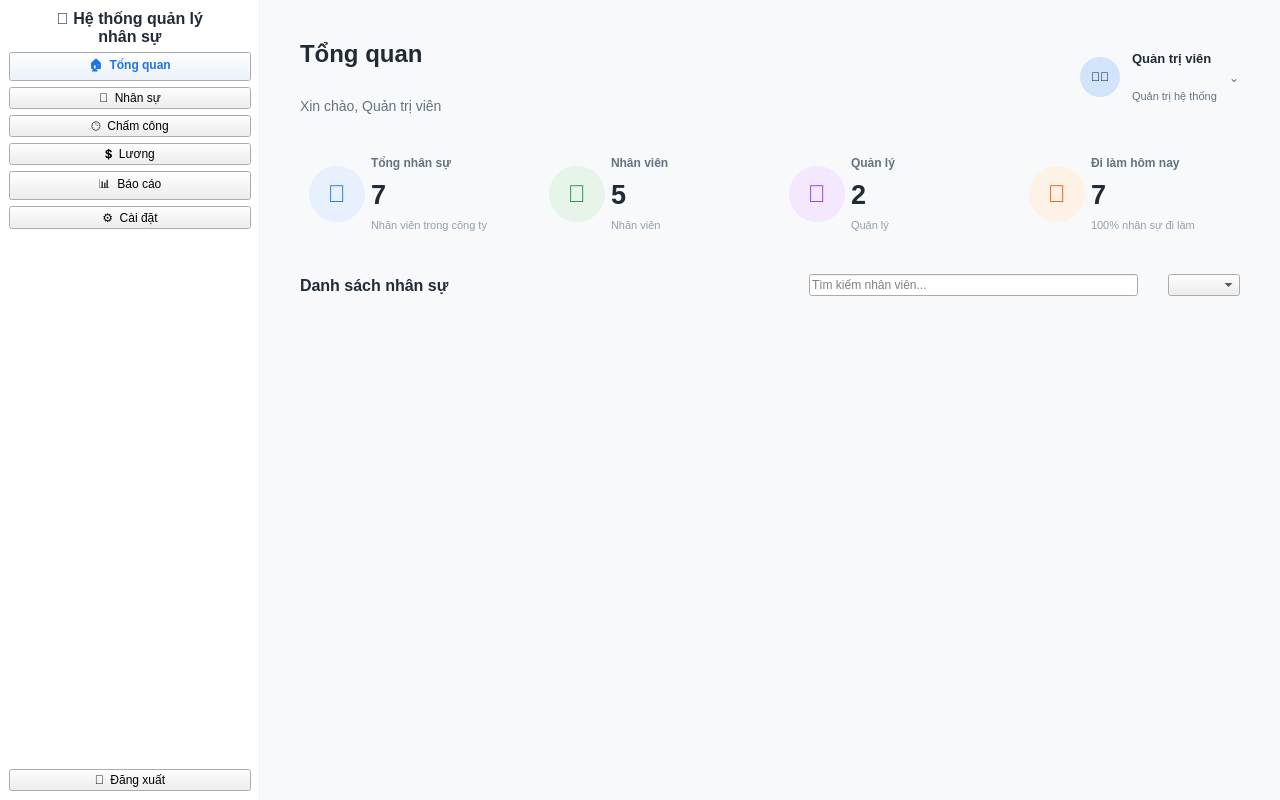
<?xml version="1.0" encoding="UTF-8"?>
<ui version="4.0">
 <class>Main_View</class>
 <widget class="QWidget" name="Main_View">
  <property name="geometry">
   <rect>
    <x>0</x>
    <y>0</y>
    <width>1280</width>
    <height>800</height>
   </rect>
  </property>
  <property name="windowTitle">
   <string>Dashboard - Quản lý nhân sự</string>
  </property>
  <property name="styleSheet">
   <string notr="true">
QWidget#Main_View {
    background-color: #f8f9fa;
}

QFrame#frmSidebar {
    background-color: #ffffff;
    border-right: 1px solid #eef0f4;
}

QPushButton.MenuButton {
    text-align: left;
    padding-left: 20px;
    font-size: 15px;
    font-weight: 500;
    color: #637381;
    border: none;
    border-radius: 8px;
    height: 45px;
    margin: 5px 15px;
}
QPushButton.MenuButton:hover {
    background-color: #f4f6f8;
    color: #212b36;
}

QPushButton#btnMenu_Overview {
    background-color: #e8f0fe;
    color: #1a73e8;
    font-weight: bold;
}

QLabel#lblPageTitle {
    font-size: 24px;
    font-weight: bold;
    color: #212b36;
}
QLabel#lblPageSubtitle {
    font-size: 14px;
    color: #637381;
}

QFrame.StatCard {
    background-color: #ffffff;
    border: 1px solid #eef0f4;
    border-radius: 12px;
}

QScrollArea#scrollAreaEmployees {
    background-color: transparent;
    border: none;
}
QWidget#scrollAreaWidgetContents {
    background-color: transparent;
}
   </string>
  </property>
  <layout class="QHBoxLayout" name="horizontalLayout_Main">
   <property name="spacing">
    <number>0</number>
   </property>
   <property name="leftMargin">
    <number>0</number>
   </property>
   <property name="topMargin">
    <number>0</number>
   </property>
   <property name="rightMargin">
    <number>0</number>
   </property>
   <property name="bottomMargin">
    <number>0</number>
   </property>
   <item>
    <widget class="QFrame" name="frmSidebar">
     <property name="minimumSize">
      <size>
       <width>260</width>
       <height>0</height>
      </size>
     </property>
     <property name="maximumSize">
      <size>
       <width>260</width>
       <height>16777215</height>
      </size>
     </property>
     <layout class="QVBoxLayout" name="verticalLayout_Sidebar">
      <item>
       <widget class="QLabel" name="lblLogo">
        <property name="font">
         <font>
          <pointsize>12</pointsize>
          <bold>true</bold>
         </font>
        </property>
        <property name="styleSheet">
         <string notr="true">color: #212b36;</string>
        </property>
        <property name="text">
         <string>🏢 Hệ thống quản lý
nhân sự</string>
        </property>
        <property name="alignment">
         <set>Qt::AlignmentFlag::AlignCenter</set>
        </property>
        <property name="margin">
         <number>20</number>
        </property>
       </widget>
      </item>
      <item>
       <widget class="QPushButton" name="btnMenu_Overview">
        <property name="text">
         <string>🏠  Tổng quan</string>
        </property>
        <property name="class" stdset="0">
         <string>MenuButton</string>
        </property>
       </widget>
      </item>
      <item>
       <widget class="QPushButton" name="btnMenu_HR">
        <property name="text">
         <string>👥  Nhân sự</string>
        </property>
        <property name="class" stdset="0">
         <string>MenuButton</string>
        </property>
       </widget>
      </item>
      <item>
       <widget class="QPushButton" name="btnMenu_Timekeep">
        <property name="text">
         <string>🕒  Chấm công</string>
        </property>
        <property name="class" stdset="0">
         <string>MenuButton</string>
        </property>
       </widget>
      </item>
      <item>
       <widget class="QPushButton" name="btnMenu_Salary">
        <property name="text">
         <string>💲  Lương</string>
        </property>
        <property name="class" stdset="0">
         <string>MenuButton</string>
        </property>
       </widget>
      </item>
      <item>
       <widget class="QPushButton" name="btnMenu_Report">
        <property name="text">
         <string>📊  Báo cáo</string>
        </property>
        <property name="class" stdset="0">
         <string>MenuButton</string>
        </property>
       </widget>
      </item>
      <item>
       <widget class="QPushButton" name="btnMenu_Settings">
        <property name="text">
         <string>⚙️  Cài đặt</string>
        </property>
        <property name="class" stdset="0">
         <string>MenuButton</string>
        </property>
       </widget>
      </item>
      <item>
       <spacer name="verticalSpacer_Sidebar">
        <property name="orientation">
         <enum>Qt::Orientation::Vertical</enum>
        </property>
        <property name="sizeHint" stdset="0">
         <size>
          <width>0</width>
          <height>0</height>
         </size>
        </property>
       </spacer>
      </item>
      <item>
       <widget class="QPushButton" name="btnLogout">
        <property name="text">
         <string>🚪  Đăng xuất</string>
        </property>
        <property name="class" stdset="0">
         <string>MenuButton</string>
        </property>
       </widget>
      </item>
     </layout>
    </widget>
   </item>
   <item>
    <widget class="QStackedWidget" name="stackedWidget">
     <widget class="QWidget" name="pageOverview">
      <layout class="QVBoxLayout" name="verticalLayout_Content">
       <property name="spacing"><number>30</number></property>
       <property name="leftMargin"><number>40</number></property>
       <property name="topMargin"><number>40</number></property>
       <property name="rightMargin"><number>40</number></property>
       <property name="bottomMargin"><number>40</number></property>
       <item>
        <layout class="QHBoxLayout" name="horizontalLayout_Header">
         <item>
          <layout class="QVBoxLayout" name="verticalLayout_Title">
           <item><widget class="QLabel" name="lblPageTitle"><property name="text"><string>Tổng quan</string></property></widget></item>
           <item><widget class="QLabel" name="lblPageSubtitle"><property name="text"><string>Xin chào, Quản trị viên</string></property></widget></item>
          </layout>
         </item>
         <item>
          <spacer name="horizontalSpacer_Header">
           <property name="orientation"><enum>Qt::Orientation::Horizontal</enum></property>
           <property name="sizeHint" stdset="0"><size><width>0</width><height>0</height></size></property>
          </spacer>
         </item>
         <item>
          <layout class="QHBoxLayout" name="horizontalLayout_UserInfo">
           <property name="spacing"><number>12</number></property>
           <item>
            <widget class="QLabel" name="lblAvatar">
             <property name="minimumSize"><size><width>40</width><height>40</height></size></property>
             <property name="maximumSize"><size><width>40</width><height>40</height></size></property>
             <property name="styleSheet"><string notr="true">background-color: #d2e3fc; border-radius: 20px;</string></property>
             <property name="text"><string>👨‍💼</string></property>
             <property name="alignment"><set>Qt::AlignmentFlag::AlignCenter</set></property>
            </widget>
           </item>
           <item>
            <layout class="QVBoxLayout" name="verticalLayout_UserDetails">
             <property name="spacing"><number>2</number></property>
             <item><widget class="QLabel" name="lblUserName"><property name="font"><font><pointsize>10</pointsize><bold>true</bold></font></property><property name="styleSheet"><string notr="true">color: #212b36;</string></property><property name="text"><string>Quản trị viên</string></property></widget></item>
             <item><widget class="QLabel" name="lblUserRole"><property name="font"><font><pointsize>8</pointsize></font></property><property name="styleSheet"><string notr="true">color: #637381;</string></property><property name="text"><string>Quản trị hệ thống</string></property></widget></item>
            </layout>
           </item>
           <item>
            <widget class="QLabel" name="lblDropdown">
             <property name="styleSheet"><string notr="true">color: #637381;</string></property>
             <property name="text"><string>⌄</string></property>
            </widget>
           </item>
          </layout>
         </item>
        </layout>
       </item>
       <item>
        <layout class="QHBoxLayout" name="horizontalLayout_Stats">
         <property name="spacing"><number>20</number></property>
         <item>
          <widget class="QFrame" name="statCard1">
           <property name="minimumSize"><size><width>0</width><height>100</height></size></property>
           <layout class="QHBoxLayout" name="hLayout_card1">
            <item>
             <widget class="QLabel" name="icon1">
              <property name="minimumSize"><size><width>56</width><height>56</height></size></property>
              <property name="maximumSize"><size><width>56</width><height>56</height></size></property>
              <property name="styleSheet"><string notr="true">background-color: #e8f0fe; color: #1a73e8; border-radius: 28px; font-size: 24px;</string></property>
              <property name="text"><string>👥</string></property>
              <property name="alignment"><set>Qt::AlignCenter</set></property>
             </widget>
            </item>
            <item>
             <layout class="QVBoxLayout" name="vLayout_card1">
              <item><widget class="QLabel" name="lblTitle1"><property name="styleSheet"><string notr="true">color: #637381; font-weight: bold; border: none;</string></property><property name="text"><string>Tổng nhân sự</string></property></widget></item>
              <item><widget class="QLabel" name="lblNum1"><property name="font"><font><pointsize>20</pointsize><bold>true</bold></font></property><property name="styleSheet"><string notr="true">color: #212b36; border: none;</string></property><property name="text"><string>7</string></property></widget></item>
              <item><widget class="QLabel" name="lblSub1"><property name="styleSheet"><string notr="true">color: #919eab; font-size: 11px; border: none;</string></property><property name="text"><string>Nhân viên trong công ty</string></property></widget></item>
             </layout>
            </item>
           </layout>
          </widget>
         </item>
         <item>
          <widget class="QFrame" name="statCard2">
           <layout class="QHBoxLayout" name="hLayout_card2">
            <item>
             <widget class="QLabel" name="icon2">
              <property name="minimumSize"><size><width>56</width><height>56</height></size></property>
              <property name="maximumSize"><size><width>56</width><height>56</height></size></property>
              <property name="styleSheet"><string notr="true">background-color: #e6f4ea; color: #1e8e3e; border-radius: 28px; font-size: 24px;</string></property>
              <property name="text"><string>👤</string></property>
              <property name="alignment"><set>Qt::AlignCenter</set></property>
             </widget>
            </item>
            <item>
             <layout class="QVBoxLayout" name="vLayout_card2">
              <item><widget class="QLabel" name="lblTitle2"><property name="styleSheet"><string notr="true">color: #637381; font-weight: bold; border: none;</string></property><property name="text"><string>Nhân viên</string></property></widget></item>
              <item><widget class="QLabel" name="lblNum2"><property name="font"><font><pointsize>20</pointsize><bold>true</bold></font></property><property name="styleSheet"><string notr="true">color: #212b36; border: none;</string></property><property name="text"><string>5</string></property></widget></item>
              <item><widget class="QLabel" name="lblSub2"><property name="styleSheet"><string notr="true">color: #919eab; font-size: 11px; border: none;</string></property><property name="text"><string>Nhân viên</string></property></widget></item>
             </layout>
            </item>
           </layout>
          </widget>
         </item>
         <item>
          <widget class="QFrame" name="statCard3">
           <layout class="QHBoxLayout" name="hLayout_card3">
            <item>
             <widget class="QLabel" name="icon3">
              <property name="minimumSize"><size><width>56</width><height>56</height></size></property>
              <property name="maximumSize"><size><width>56</width><height>56</height></size></property>
              <property name="styleSheet"><string notr="true">background-color: #f3e8fd; color: #9333ea; border-radius: 28px; font-size: 24px;</string></property>
              <property name="text"><string>👑</string></property>
              <property name="alignment"><set>Qt::AlignCenter</set></property>
             </widget>
            </item>
            <item>
             <layout class="QVBoxLayout" name="vLayout_card3">
              <item><widget class="QLabel" name="lblTitle3"><property name="styleSheet"><string notr="true">color: #637381; font-weight: bold; border: none;</string></property><property name="text"><string>Quản lý</string></property></widget></item>
              <item><widget class="QLabel" name="lblNum3"><property name="font"><font><pointsize>20</pointsize><bold>true</bold></font></property><property name="styleSheet"><string notr="true">color: #212b36; border: none;</string></property><property name="text"><string>2</string></property></widget></item>
              <item><widget class="QLabel" name="lblSub3"><property name="styleSheet"><string notr="true">color: #919eab; font-size: 11px; border: none;</string></property><property name="text"><string>Quản lý</string></property></widget></item>
             </layout>
            </item>
           </layout>
          </widget>
         </item>
         <item>
          <widget class="QFrame" name="statCard4">
           <layout class="QHBoxLayout" name="hLayout_card4">
            <item>
             <widget class="QLabel" name="icon4">
              <property name="minimumSize"><size><width>56</width><height>56</height></size></property>
              <property name="maximumSize"><size><width>56</width><height>56</height></size></property>
              <property name="styleSheet"><string notr="true">background-color: #fef1e6; color: #ea580c; border-radius: 28px; font-size: 24px;</string></property>
              <property name="text"><string>📅</string></property>
              <property name="alignment"><set>Qt::AlignCenter</set></property>
             </widget>
            </item>
            <item>
             <layout class="QVBoxLayout" name="vLayout_card4">
              <item><widget class="QLabel" name="lblTitle4"><property name="styleSheet"><string notr="true">color: #637381; font-weight: bold; border: none;</string></property><property name="text"><string>Đi làm hôm nay</string></property></widget></item>
              <item><widget class="QLabel" name="lblNum4"><property name="font"><font><pointsize>20</pointsize><bold>true</bold></font></property><property name="styleSheet"><string notr="true">color: #212b36; border: none;</string></property><property name="text"><string>7</string></property></widget></item>
              <item><widget class="QLabel" name="lblSub4"><property name="styleSheet"><string notr="true">color: #919eab; font-size: 11px; border: none;</string></property><property name="text"><string>100% nhân sự đi làm</string></property></widget></item>
             </layout>
            </item>
           </layout>
          </widget>
         </item>
        </layout>
       </item>
       <item>
        <layout class="QHBoxLayout" name="horizontalLayout_ListToolbar">
         <item>
          <widget class="QLabel" name="lblListTitle">
           <property name="font"><font><pointsize>12</pointsize><bold>true</bold></font></property>
           <property name="styleSheet"><string notr="true">color: #212b36;</string></property>
           <property name="text"><string>Danh sách nhân sự</string></property>
          </widget>
         </item>
         <item>
          <spacer name="horizontalSpacer_Toolbar">
           <property name="orientation"><enum>Qt::Orientation::Horizontal</enum></property>
           <property name="sizeHint" stdset="0"><size><width>0</width><height>0</height></size></property>
          </spacer>
         </item>
         <item><widget class="QLineEdit" name="txtSearch"><property name="placeholderText"><string>Tìm kiếm nhân viên...</string></property></widget></item>
         <item><widget class="QComboBox" name="cbFilter"/></item>
        </layout>
       </item>
       <item>
        <widget class="QScrollArea" name="scrollAreaEmployees">
         <property name="widgetResizable"><bool>true</bool></property>
         <widget class="QWidget" name="scrollAreaWidgetContents">
          <property name="geometry"><rect><x>0</x><y>0</y><width>940</width><height>436</height></rect></property>
         </widget>
        </widget>
       </item>
      </layout>
     </widget>
     <widget class="QWidget" name="pageHR">
      <layout class="QVBoxLayout">
       <item>
        <widget class="QLabel" name="lblHRPlaceholder">
         <property name="font"><font><pointsize>16</pointsize><bold>true</bold></font></property>
         <property name="styleSheet"><string notr="true">color: #637381;</string></property>
         <property name="text"><string>Trang Nhân sự </string></property>
         <property name="alignment"><set>Qt::AlignCenter</set></property>
        </widget>
       </item>
      </layout>
     </widget>
     <widget class="QWidget" name="pageTimekeep">
      <layout class="QVBoxLayout">
       <item>
        <widget class="QLabel" name="lblTimekeepPlaceholder">
         <property name="font"><font><pointsize>16</pointsize><bold>true</bold></font></property>
         <property name="styleSheet"><string notr="true">color: #637381;</string></property>
         <property name="text"><string>Trang Chấm công</string></property>
         <property name="alignment"><set>Qt::AlignCenter</set></property>
        </widget>
       </item>
      </layout>
     </widget>
     <widget class="QWidget" name="pageSalary">
      <layout class="QVBoxLayout">
       <item>
        <widget class="QLabel" name="lblSalaryPlaceholder">
         <property name="font"><font><pointsize>16</pointsize><bold>true</bold></font></property>
         <property name="styleSheet"><string notr="true">color: #637381;</string></property>
         <property name="text"><string>Trang Tính lương </string></property>
         <property name="alignment"><set>Qt::AlignCenter</set></property>
        </widget>
       </item>
      </layout>
     </widget>
     <widget class="QWidget" name="pageReport">
      <layout class="QVBoxLayout">
       <item>
        <widget class="QLabel" name="lblReportPlaceholder">
         <property name="font"><font><pointsize>16</pointsize><bold>true</bold></font></property>
         <property name="styleSheet"><string notr="true">color: #637381;</string></property>
         <property name="text"><string>Trang Báo cáo </string></property>
         <property name="alignment"><set>Qt::AlignCenter</set></property>
        </widget>
       </item>
      </layout>
     </widget>
     <widget class="QWidget" name="pageSettings">
      <layout class="QVBoxLayout">
       <item>
        <widget class="QLabel" name="lblSettingsPlaceholder">
         <property name="font"><font><pointsize>16</pointsize><bold>true</bold></font></property>
         <property name="styleSheet"><string notr="true">color: #637381;</string></property>
         <property name="text"><string>Trang Cài đặt </string></property>
         <property name="alignment"><set>Qt::AlignCenter</set></property>
        </widget>
       </item>
      </layout>
     </widget>
     <widget class="QWidget" name="pageProfile">
      <layout class="QVBoxLayout">
       <item>
        <widget class="QLabel" name="lblProfilePlaceholder">
         <property name="font"><font><pointsize>16</pointsize><bold>true</bold></font></property>
         <property name="styleSheet"><string notr="true">color: #637381;</string></property>
         <property name="text"><string>Trang Hồ sơ cá nhân (Chỉnh sửa thông tin tài khoản)</string></property>
         <property name="alignment"><set>Qt::AlignCenter</set></property>
        </widget>
       </item>
      </layout>
     </widget>
    </widget>
   </item>
  </layout>
 </widget>
 <resources/>
 <connections/>
</ui>
